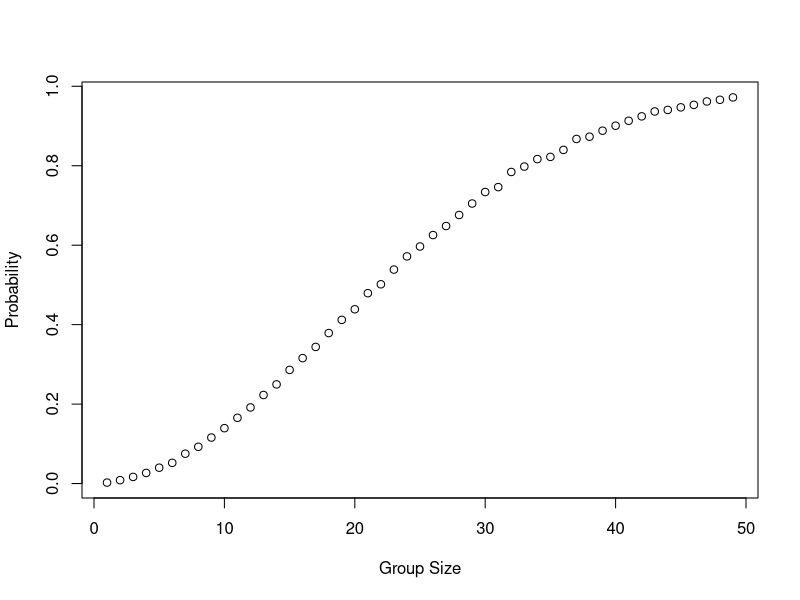

Recreate this plot in R.
## ---- chunk 1

## ---- chunk 2
group_size = 2:50

birthdays = 1:365

dup_birthday = function(n){
  
  assign_birthday = sample(birthdays, n, replace = TRUE)

  return(anyDuplicated(assign_birthday)!=0)
  
}

## ---- chunk 3
set.seed(1)

simulations = 10000

prob = array(2:50, dim = c(49))
for(n in group_size){
  count = 0
for(i in 1:simulations){
  if(dup_birthday(n)){
    count = count + 1
  }
  
}
  prob[n-1] = count/simulations
}

prob

## ---- chunk 4
plot(prob,xlab="Group Size",ylab="Probability",)
